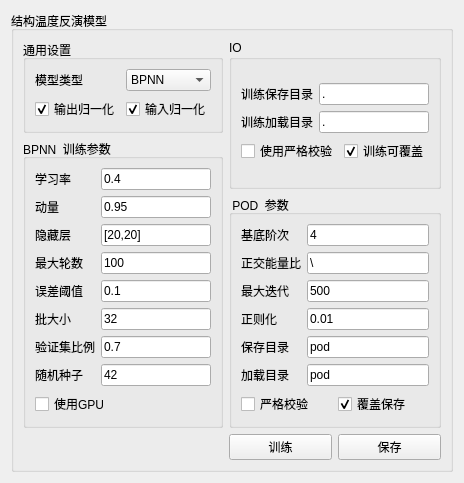
                 <widget class="QWidget" name="page_21">
                  <layout class="QGridLayout" name="gridLayout_70">
                   <item row="0" column="0">
                    <widget class="QGroupBox" name="groupBox_73">
                     <property name="title">
                      <string>结构温度反演模型</string>
                     </property>
                     <layout class="QGridLayout" name="gridLayout_62">
                      <item row="1" column="0" rowspan="2" colspan="2">
                       <widget class="QGroupBox" name="groupBox_74">
                        <property name="title">
                         <string>BPNN  训练参数</string>
                        </property>
                        <layout class="QGridLayout" name="gridLayout_63">
                         <item row="0" column="0">
                          <layout class="QVBoxLayout" name="verticalLayout_94">
                           <item>
                            <layout class="QHBoxLayout" name="horizontalLayout_91">
                             <item>
                              <layout class="QVBoxLayout" name="verticalLayout_95">
                               <item>
                                <widget class="QLabel" name="label_113">
                                 <property name="text">
                                  <string>学习率</string>
                                 </property>
                                </widget>
                               </item>
                               <item>
                                <widget class="QLabel" name="label_114">
                                 <property name="text">
                                  <string>动量</string>
                                 </property>
                                </widget>
                               </item>
                               <item>
                                <widget class="QLabel" name="label_115">
                                 <property name="text">
                                  <string>隐藏层</string>
                                 </property>
                                </widget>
                               </item>
                               <item>
                                <widget class="QLabel" name="label_116">
                                 <property name="text">
                                  <string>最⼤轮数</string>
                                 </property>
                                </widget>
                               </item>
                               <item>
                                <widget class="QLabel" name="label_117">
                                 <property name="text">
                                  <string>误差阈值</string>
                                 </property>
                                </widget>
                               </item>
                               <item>
                                <widget class="QLabel" name="label_118">
                                 <property name="text">
                                  <string>批⼤⼩</string>
                                 </property>
                                </widget>
                               </item>
                               <item>
                                <widget class="QLabel" name="label_119">
                                 <property name="text">
                                  <string>验证集⽐例</string>
                                 </property>
                                </widget>
                               </item>
                               <item>
                                <widget class="QLabel" name="label_120">
                                 <property name="text">
                                  <string>随机种⼦</string>
                                 </property>
                                </widget>
                               </item>
                              </layout>
                             </item>
                             <item>
                              <layout class="QVBoxLayout" name="verticalLayout_96">
                               <item>
                                <widget class="QLineEdit" name="lineEdit_BPNNInvert_25">
                                 <property name="text">
                                  <string>0.4</string>
                                 </property>
                                </widget>
                               </item>
                               <item>
                                <widget class="QLineEdit" name="lineEdit_BPNNInvert_26">
                                 <property name="text">
                                  <string>0.95</string>
                                 </property>
                                </widget>
                               </item>
                               <item>
                                <widget class="QLineEdit" name="lineEdit_BPNNInvert_27">
                                 <property name="text">
                                  <string>[20,20]</string>
                                 </property>
                                </widget>
                               </item>
                               <item>
                                <widget class="QLineEdit" name="lineEdit_BPNNInvert_28">
                                 <property name="text">
                                  <string>100</string>
                                 </property>
                                </widget>
                               </item>
                               <item>
                                <widget class="QLineEdit" name="lineEdit_BPNNInvert_29">
                                 <property name="text">
                                  <string>0.1</string>
                                 </property>
                                </widget>
                               </item>
                               <item>
                                <widget class="QLineEdit" name="lineEdit_BPNNInvert_30">
                                 <property name="text">
                                  <string>32</string>
                                 </property>
                                </widget>
                               </item>
                               <item>
                                <widget class="QLineEdit" name="lineEdit_BPNNInvert_31">
                                 <property name="text">
                                  <string>0.7</string>
                                 </property>
                                </widget>
                               </item>
                               <item>
                                <widget class="QLineEdit" name="lineEdit_BPNNInvert_32">
                                 <property name="text">
                                  <string>42</string>
                                 </property>
                                </widget>
                               </item>
                              </layout>
                             </item>
                            </layout>
                           </item>
                           <item>
                            <widget class="QCheckBox" name="checkBox_BPNNInvertGpu_4">
                             <property name="text">
                              <string>使⽤GPU</string>
                             </property>
                             <property name="checked">
                              <bool>false</bool>
                             </property>
                            </widget>
                           </item>
                          </layout>
                         </item>
                        </layout>
                       </widget>
                      </item>
                      <item row="3" column="3">
                       <widget class="QPushButton" name="pushButton_65">
                        <property name="text">
                         <string>保存</string>
                        </property>
                       </widget>
                      </item>
                      <item row="0" column="0" colspan="2">
                       <widget class="QGroupBox" name="groupBox_75">
                        <property name="title">
                         <string>通⽤设置</string>
                        </property>
                        <layout class="QGridLayout" name="gridLayout_64">
                         <item row="0" column="0">
                          <layout class="QHBoxLayout" name="horizontalLayout_92">
                           <item>
                            <widget class="QLabel" name="label_121">
                             <property name="text">
                              <string>模型类型</string>
                             </property>
                            </widget>
                           </item>
                           <item>
                            <widget class="QComboBox" name="comboBox_InvertType_4">
                             <item>
                              <property name="text">
                               <string>BPNN</string>
                              </property>
                             </item>
                            </widget>
                           </item>
                          </layout>
                         </item>
                         <item row="1" column="0">
                          <layout class="QHBoxLayout" name="horizontalLayout_93">
                           <item>
                            <widget class="QCheckBox" name="checkBox_InvertOut_4">
                             <property name="text">
                              <string>输出归⼀化</string>
                             </property>
                             <property name="checked">
                              <bool>true</bool>
                             </property>
                             <property name="tristate">
                              <bool>false</bool>
                             </property>
                            </widget>
                           </item>
                           <item>
                            <widget class="QCheckBox" name="checkBox_InvertIn_4">
                             <property name="text">
                              <string>输⼊归⼀化</string>
                             </property>
                             <property name="checked">
                              <bool>true</bool>
                             </property>
                            </widget>
                           </item>
                          </layout>
                         </item>
                        </layout>
                       </widget>
                      </item>
                      <item row="3" column="2">
                       <widget class="QPushButton" name="pushButton_66">
                        <property name="text">
                         <string>训练</string>
                        </property>
                       </widget>
                      </item>
                      <item row="2" column="2" colspan="2">
                       <widget class="QGroupBox" name="groupBox_76">
                        <property name="title">
                         <string> POD  参数</string>
                        </property>
                        <layout class="QGridLayout" name="gridLayout_65">
                         <item row="0" column="0">
                          <layout class="QGridLayout" name="gridLayout_66">
                           <item row="0" column="0" colspan="2">
                            <layout class="QHBoxLayout" name="horizontalLayout_94">
                             <item>
                              <layout class="QVBoxLayout" name="verticalLayout_97">
                               <item>
                                <widget class="QLabel" name="label_122">
                                 <property name="text">
                                  <string>基底阶次</string>
                                 </property>
                                </widget>
                               </item>
                               <item>
                                <widget class="QLabel" name="label_123">
                                 <property name="text">
                                  <string>正交能量⽐</string>
                                 </property>
                                </widget>
                               </item>
                               <item>
                                <widget class="QLabel" name="label_124">
                                 <property name="text">
                                  <string>最⼤迭代</string>
                                 </property>
                                </widget>
                               </item>
                               <item>
                                <widget class="QLabel" name="label_125">
                                 <property name="text">
                                  <string>正则化</string>
                                 </property>
                                </widget>
                               </item>
                               <item>
                                <widget class="QLabel" name="label_126">
                                 <property name="text">
                                  <string>保存⽬录</string>
                                 </property>
                                </widget>
                               </item>
                               <item>
                                <widget class="QLabel" name="label_127">
                                 <property name="text">
                                  <string>加载⽬录</string>
                                 </property>
                                </widget>
                               </item>
                              </layout>
                             </item>
                             <item>
                              <layout class="QVBoxLayout" name="verticalLayout_98">
                               <item>
                                <widget class="QLineEdit" name="lineEdit_PODInvert_19">
                                 <property name="text">
                                  <string>4</string>
                                 </property>
                                </widget>
                               </item>
                               <item>
                                <widget class="QLineEdit" name="lineEdit_PODInvert_20">
                                 <property name="text">
                                  <string>\</string>
                                 </property>
                                </widget>
                               </item>
                               <item>
                                <widget class="QLineEdit" name="lineEdit_PODInvert_21">
                                 <property name="text">
                                  <string>500</string>
                                 </property>
                                </widget>
                               </item>
                               <item>
                                <widget class="QLineEdit" name="lineEdit_PODInvert_22">
                                 <property name="text">
                                  <string>0.01</string>
                                 </property>
                                </widget>
                               </item>
                               <item>
                                <widget class="QLineEdit" name="lineEdit_PODInvert_23">
                                 <property name="text">
                                  <string>pod</string>
                                 </property>
                                </widget>
                               </item>
                               <item>
                                <widget class="QLineEdit" name="lineEdit_PODInvert_24">
                                 <property name="text">
                                  <string>pod</string>
                                 </property>
                                </widget>
                               </item>
                              </layout>
                             </item>
                            </layout>
                           </item>
                           <item row="1" column="0">
                            <widget class="QCheckBox" name="checkBox_PODInvertVerify_4">
                             <property name="text">
                              <string>严格校验</string>
                             </property>
                             <property name="checked">
                              <bool>false</bool>
                             </property>
                            </widget>
                           </item>
                           <item row="1" column="1">
                            <widget class="QCheckBox" name="checkBox_PODInvertCover_4">
                             <property name="text">
                              <string>覆盖保存</string>
                             </property>
                             <property name="checked">
                              <bool>true</bool>
                             </property>
                            </widget>
                           </item>
                          </layout>
                         </item>
                        </layout>
                       </widget>
                      </item>
                      <item row="0" column="2" rowspan="2" colspan="2">
                       <widget class="QGroupBox" name="groupBox_77">
                        <property name="title">
                         <string>IO</string>
                        </property>
                        <layout class="QGridLayout" name="gridLayout_67">
                         <item row="0" column="0">
                          <layout class="QGridLayout" name="gridLayout_68">
                           <item row="0" column="0">
                            <layout class="QGridLayout" name="gridLayout_69">
                             <item row="0" column="0">
                              <widget class="QLabel" name="label_128">
                               <property name="text">
                                <string>训练保存⽬录</string>
                               </property>
                              </widget>
                             </item>
                             <item row="0" column="1">
                              <widget class="QLineEdit" name="lineEdit_Invert_Savedir_4">
                               <property name="text">
                                <string>.</string>
                               </property>
                              </widget>
                             </item>
                             <item row="1" column="0">
                              <widget class="QLabel" name="label_129">
                               <property name="text">
                                <string>训练加载⽬录</string>
                               </property>
                              </widget>
                             </item>
                             <item row="1" column="1">
                              <widget class="QLineEdit" name="lineEdit_Invert_Loaddir_4">
                               <property name="text">
                                <string>.</string>
                               </property>
                              </widget>
                             </item>
                            </layout>
                           </item>
                           <item row="1" column="0">
                            <layout class="QHBoxLayout" name="horizontalLayout_95">
                             <item>
                              <widget class="QCheckBox" name="checkBox_IOInvertVerify_4">
                               <property name="text">
                                <string>使⽤严格校验</string>
                               </property>
                               <property name="checked">
                                <bool>false</bool>
                               </property>
                              </widget>
                             </item>
                             <item>
                              <widget class="QCheckBox" name="checkBox_IOInvertCover_4">
                               <property name="text">
                                <string>训练可覆盖</string>
                               </property>
                               <property name="checked">
                                <bool>true</bool>
                               </property>
                              </widget>
                             </item>
                            </layout>
                           </item>
                          </layout>
                         </item>
                        </layout>
                       </widget>
                      </item>
                     </layout>
                    </widget>
                   </item>
                  </layout>
                 </widget>
